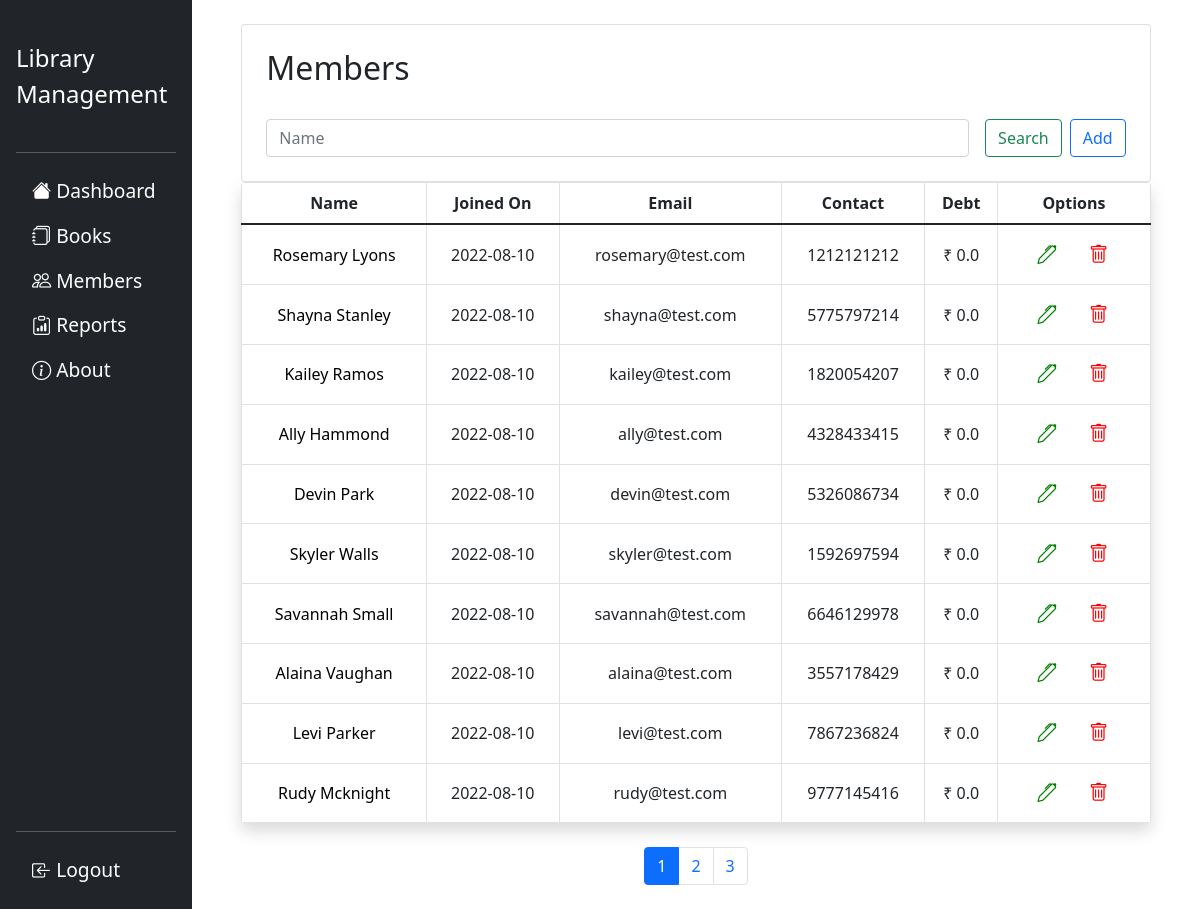
Screenshot of /members (signed in) with the database file from the repository.
### flasklib/models.py (models this page shows, shortened)
class Member(db.Model):
    mid=db.Column(db.Integer,primary_key=True)
    mname=db.Column(db.String(20),nullable=False)
    email=db.Column(db.String,unique=True,nullable=False)
    contact=db.Column(db.String(12),nullable=False)
    date_added=db.Column(db.DateTime,default=datetime.utcnow)
    debt=db.Column(db.Float,nullable=False,default=0)
    dues=db.Column(db.String,default='')
    books=db.relationship('Book',backref='issued_to',lazy=True)
    issues=db.relationship('BookIssue',backref='issues',lazy=True)

### flasklib/members/routes.py (the view)
@members.route("/members")
@login_required
def viewmembers():
    page=request.args.get('page',1,type=int)
    keyword=request.args.get('keyword','',type=str)
    members=Member.query.paginate(per_page=10,page=page)
    allmemberslist=Member.query.all()
    allmembernames=[m.mname for m in allmemberslist]
    if keyword!='':
        return redirect(url_for('members.search_member',page=page,members=members,keyword=keyword))
    return render_template('templates_members/members.html',title='Members',members=members,allmembernames=allmembernames)

### flasklib/models.py (called while the page is built)
@login_manager.user_loader
def load_user(user_id):
    return Admin.query.get(int(user_id))

### flasklib/templates/templates_members/members.html (shortened to what this page needs)
{% extends 'layout.html' %}
{% block head %}
    <link rel="stylesheet" href="{{ url_for('static',filename='css/general.css') }}">
{% endblock head %}
{% block content %}
{% block searchbar %}
<div class="container card col-11 py-2">
    <h2 class="m-3">Members</h2>
    <form class="d-flex m-3" action="/search_member/None" method="POST">
        <input type="text" name="searchbar" id="searchbar" autocomplete="off" class="form-control me-2"placeholder="Name" >
        <input type="submit" value="Search" class="btn btn-outline-success mx-2">
        <a href="{{ url_for('members.add_member') }}" class="btn btn-outline-primary" type="submit">Add</a>
    </form>
</div>
{% endblock searchbar %}
{% if members.items|length> 0 %}
<div class="table-responsive container col-11 p-0 shadow rounded">
    <table class="table align-middle mb-0 table-bordered table-hover">
        <thead>
            <tr class="text-center">
                <th scope="col">Name</th>
                <th scope="col">Joined On</th>
                <th scope="col">Email</th>
                <th scope="col">Contact</th>
                {% block debt %}
                <th scope="col">Debt</th>
                {% endblock debt %}
                <th scope="col">Options</th>
            </tr>
        </thead>
        <tbody>
            {% for member in members.items %}
            <tr class="text-center">
                <td><a class="" style="text-decoration: none;color:black" href="{{url_for('members.member_info',mid=member.mid)}}">{{ member.mname }}</a></td>
                <td> {{ member.date_added.date() }}</td>
                <td>{{ member.email }}</td>
                <td>{{ member.contact }}</td>
                {% block options scoped %}
                <td>₹ {{ member.debt }}</td>
                <td>
                    <a class="btn" href="{{ url_for('members.update_member',mid=member.mid) }}" data-bs-toggle="tooltip"
                        data-bs-placement="bottom" title="Update">
                        <i class="bi bi-pen" style="font-size: 1.2rem; color:green ;"></i>
                    </a>
                    <form action="{{ url_for('members.delete_member',mid=member.mid) }}" method="POST" data-bs-toggle="tooltip"
                        data-bs-placement="bottom" title="Delete" style="width: 45.2px;display: inline;margin: 2px;">
                        <button type="submit" class="btn">
                            <i class="bi bi-trash" style="font-size: 1.2rem; color: red;"></i>
                        </button>
                    </form>
                </td>
                {% endblock options %}
            </tr>
            {% endfor %}
            {% else %}
            <div class="container card col-11 py-2 my-3">
                <div class="card-body">
                    No members found.Add one.
                </div>
            </div>
            {% endif %}
        </tbody>
    </table>
</div>
<br>
<nav aria-label="Page navigation">
    <ul class="pagination justify-content-center">
    {% block pagination %}
        {% for pagenum in members.iter_pages() %}
            {% if pagenum %}
                {% if pagenum==members.page %}
                <li class="page-item active"><a class="page-link" href="{{ url_for('members.viewmembers',page=pagenum,keyword=keyword) }}">{{ pagenum }}</a></li>
                {% else %}
                <li class="page-item"><a class="page-link" href="{{ url_for('members.viewmembers',page=pagenum,keyword=keyword) }}">{{ pagenum }}</a></li>
                {% endif %}
            {% else %}
            . . .
            {% endif %}
        {% endfor %}
    {% endblock pagination %}
    </ul>
</nav>
{% endblock content %}

### rows the page displays
Member: mname "Rosemary Lyons", date_added "2022-08-10", email "rosemary@test.com", contact "1212121212", debt "0.0"
Member: mname "Shayna Stanley", date_added "2022-08-10", email "shayna@test.com", contact "5775797214", debt "0.0"
Member: mname "Kailey Ramos", date_added "2022-08-10", email "kailey@test.com", contact "1820054207", debt "0.0"
Member: mname "Ally Hammond", date_added "2022-08-10", email "ally@test.com", contact "4328433415", debt "0.0"
Member: mname "Devin Park", date_added "2022-08-10", email "devin@test.com", contact "5326086734", debt "0.0"
Member: mname "Skyler Walls", date_added "2022-08-10", email "skyler@test.com", contact "1592697594", debt "0.0"
Member: mname "Savannah Small", date_added "2022-08-10", email "savannah@test.com", contact "6646129978", debt "0.0"
Member: mname "Alaina Vaughan", date_added "2022-08-10", email "alaina@test.com", contact "3557178429", debt "0.0"
Member: mname "Levi Parker", date_added "2022-08-10", email "levi@test.com", contact "7867236824", debt "0.0"
Member: mname "Rudy Mcknight", date_added "2022-08-10", email "rudy@test.com", contact "9777145416", debt "0.0"

### other values shown
{{ pagenum }} "1"
{{ pagenum }} "2" "3"
